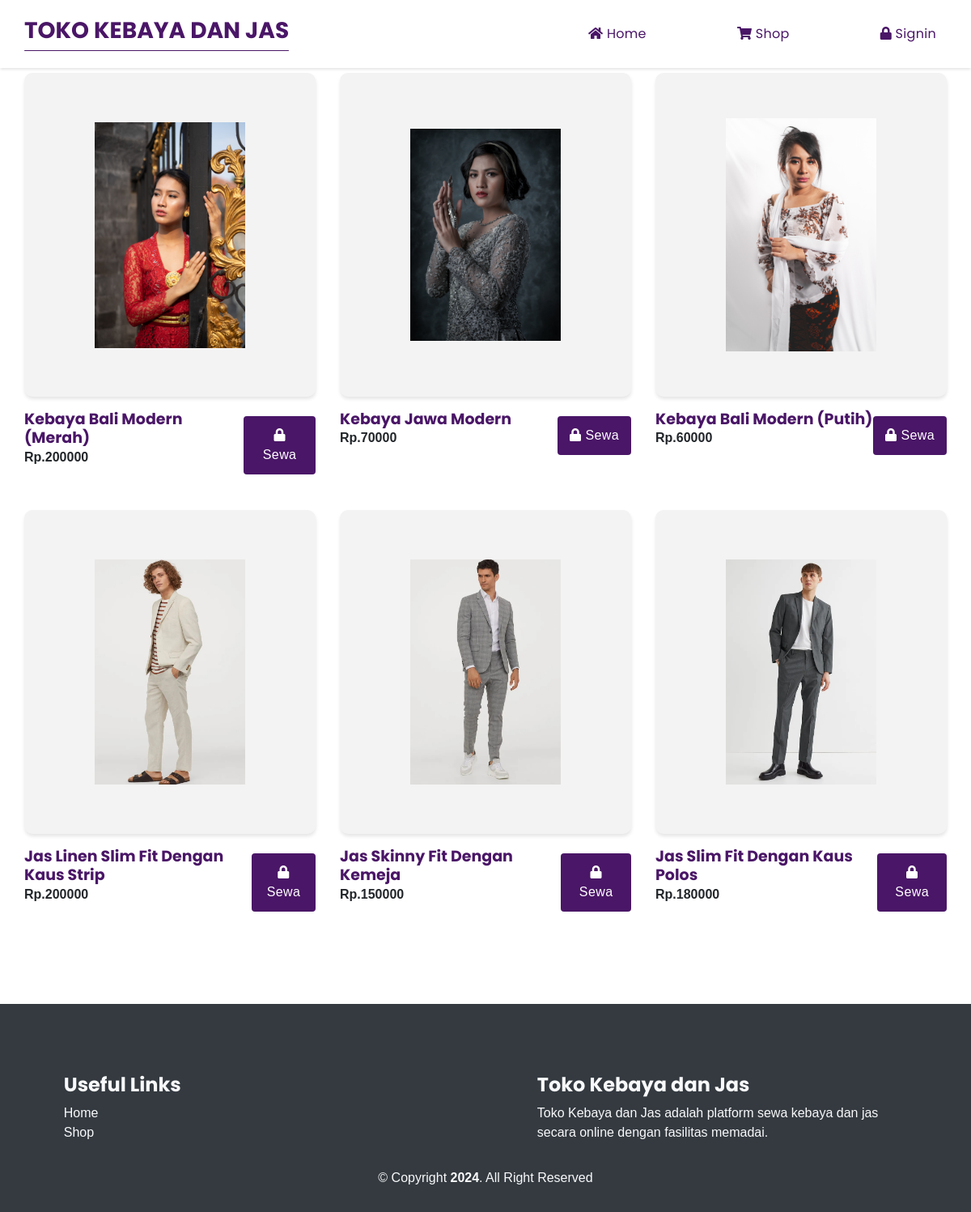
The app's page /shop.php, older data.
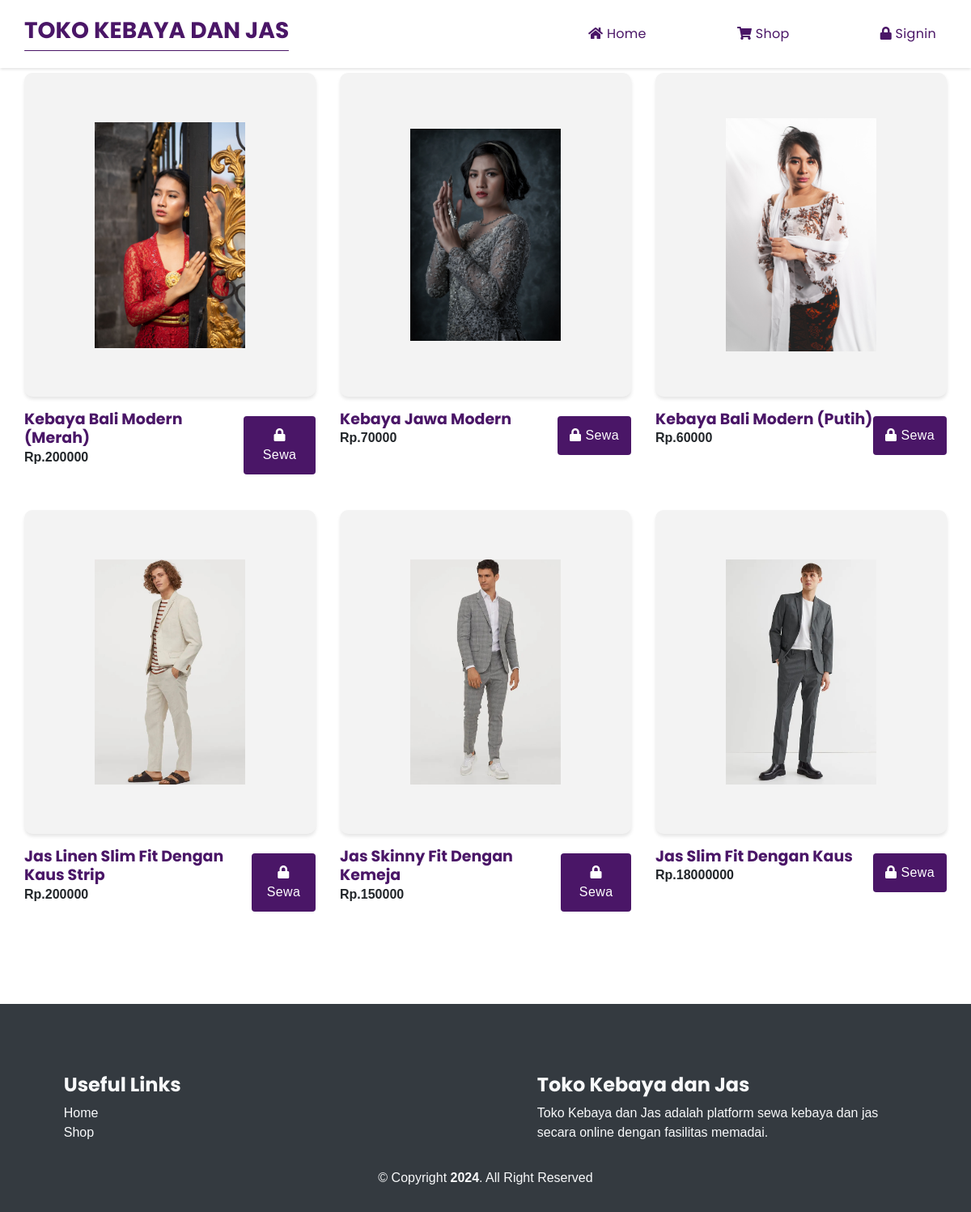
The same page, newer data.
### tables this page shows
CREATE TABLE `tb_product` (
  `product_id` int(11) NOT NULL,
  `product_name` varchar(255) DEFAULT NULL,
  `product_desc` varchar(255) DEFAULT NULL,
  `product_thumb` varchar(255) DEFAULT NULL,
  `product_stok` int(100) DEFAULT NULL,
  `product_price` int(100) DEFAULT NULL
);

### controller/produkController.php (called while the page is built, shortened)
<?php
require './database/koneksi.php';
function getAllProduk()
{
    global $conn;
    $result = mysqli_query($conn, "SELECT * FROM tb_product ORDER BY product_id DESC");
    $rows = [];
    while ($row = mysqli_fetch_assoc($result)) {
        $rows[] = $row;
    }
    return $rows;
}

### shop.php (the view, shortened to what this page needs)
<?php
require './controller/produkController.php';
$product = getAllProduk();
?>
<!DOCTYPE html>
<html lang="en">
<head>
  <link rel="stylesheet" href="assets/css/style.css">
  <link rel="stylesheet" href="https://cdnjs.cloudflare.com/ajax/libs/aos/2.3.4/aos.css">
  <link rel="stylesheet" href="https://stackpath.bootstrapcdn.com/bootstrap/4.1.3/css/bootstrap.min.css">
  <link rel="stylesheet" href="https://cdnjs.cloudflare.com/ajax/libs/font-awesome/5.13.1/css/all.min.css">
  <link rel="stylesheet" href="https://cdnjs.cloudflare.com/ajax/libs/limonte-sweetalert2/8.11.8/sweetalert2.min.css">
</head>
<body id="home">
  <nav class="navbar-container">
    <div class="navbar-logo">
      <h3><a href="./">Toko Kebaya dan Jas</a></h3>
    </div>
    <div class="navbar-box">
      <ul class="navbar-list">
        <li><a href="./"><i class="fas fa-home"></i> Home</a></li>
        <li><a href="./shop"><i class="fas fa-shopping-cart"></i> Shop</a></li>
        <?php if (!isset($_SESSION['login'])) { ?>
          <li><a href="./auth/login"><i class="fas fa-lock"></i> Signin</a></li>
        <?php } else { ?>
          <li><a href="./my-cart"><i class="fas fa-shopping-cart"></i> My Cart</a></li>
          <li><a href="./auth/logout"><i class="fas fa-lock"></i> Logout</a></li>
        <?php } ?>
      </ul>
    </div>
  </nav>
  <section class="product" id="shop">
    <div class="product-content">
      <div class="row">
        <?php foreach ($product as $product) : ?>
          <div class="col-md-4" data-aos="zoom-in">
            <div class="card-custom">
              <div class="card-custom-header">
                <img src="assets/img/<?= $product['product_thumb'] ?>" alt="" class="img-custom">
              </div>
              <div class="card-custom-body d-flex justify-content-between">
                <div class="card-custom-text my-auto">
                  <h4 class="m-0"><?= $product['product_name'] ?></h4>
                  <span class="d-block font-weight-bold mb-3">Rp.<?= $product['product_price'] ?></span>
                </div>
                <?php if (isset($_SESSION['login'])) { ?>
                  <p onclick="addToCart(<?= $product['product_id'] ?>, 1, <?= $user_id ?>)" style="cursor: pointer;" class="button button-purple my-4"><i class="fas fa-shopping-cart"></i> Sewa</p>
                <?php } else { ?>
                  <a href="./auth/login" class="button button-purple my-4"><i class="fas fa-lock"></i> Sewa</a>
                <?php } ?>
              </div>
            </div>
          </div>
        <?php endforeach; ?>
      </div>
    </div>
  </section>
  <section class="footer bg-dark" id="contact">
    <div class="footer-content">
      <div class="row">
        <div class="col-md-5 my-3 mx-auto" data-aos="fade-in">
          <h4 class="text-light text-poppins font-weight-bold">Useful Links</h4>
          <div class="d-flex flex-column">
            <a href="#home" class="text-light font-weight-light">Home</a>
            <a href="#shop" class="text-light font-weight-light">Shop</a>
          </div>
        </div>
        <div class="col-md-5 my-3 mx-auto" data-aos="fade-in">
          <h4 class="text-light text-poppins font-weight-bold">Toko Kebaya dan Jas</h4>
          <p class="d-block font-weight-light text-light">
            Toko Kebaya dan Jas adalah platform sewa kebaya dan jas secara online dengan fasilitas memadai.
          </p>
        </div>
      </div>
      <div class="row">
        <div class="col">
          <div class="d-flex justify-content-center align-items-center text-center flex-column mx-auto">
            <span class="d-block text-light">© Copyright <strong>2024</strong>. All Right Reserved</span>
          </div>
        </div>
      </div>
    </div>
  </section>
</body>
</html>

Row changes from the older to the newer data that the page shows:
changed tb_product: product_name "Jas Slim Fit Dengan Kaus Polos" → "Jas Slim Fit Dengan Kaus"; product_price "180000" → "18000000"
